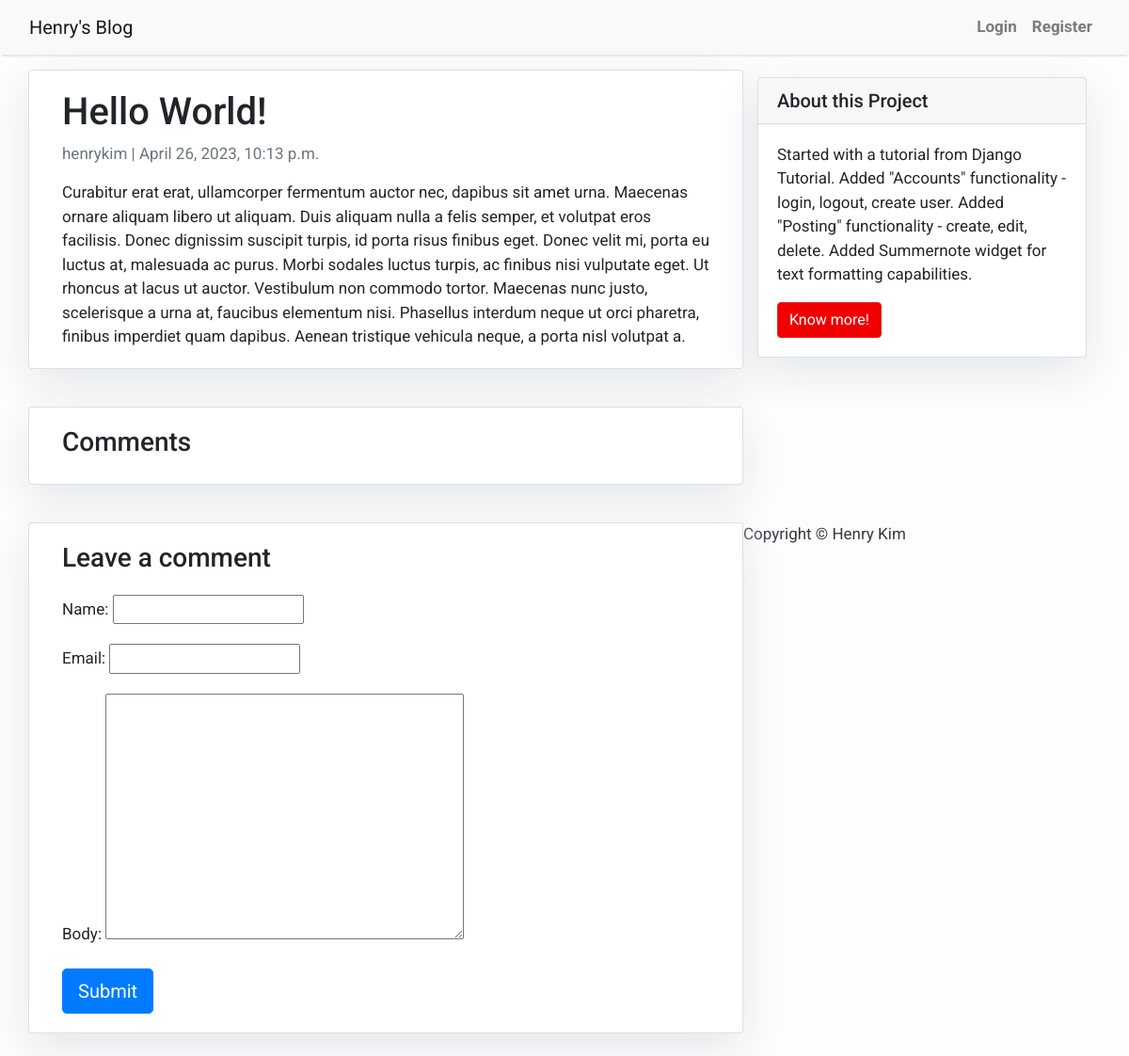
Before: /blog/hello-world/ with the older database file.
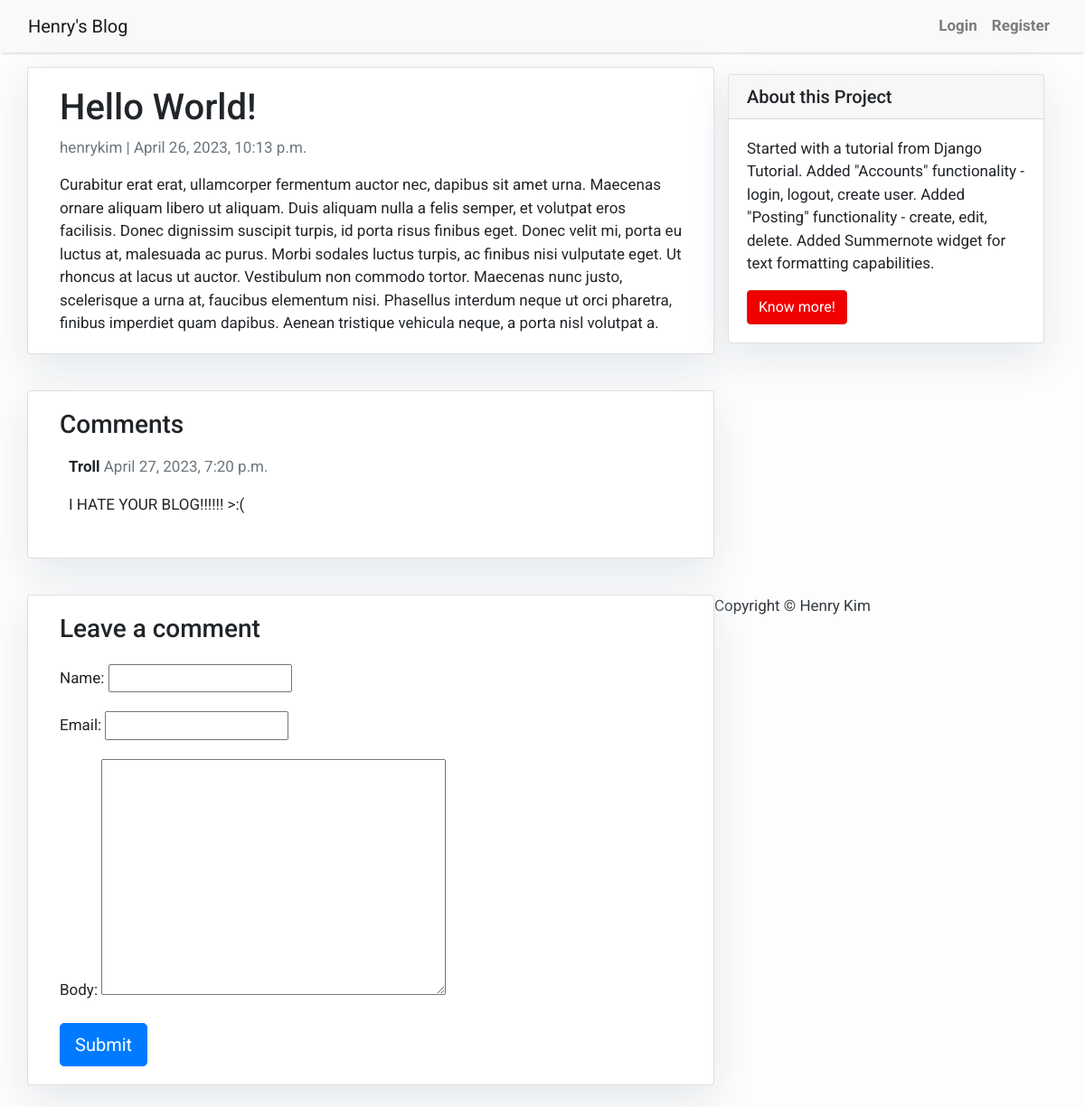
After: the same page with the newer database file.
### blog/models.py (models this page shows, shortened)
class Post(models.Model):
    title = models.CharField(max_length=200, unique=True)
    slug = models.SlugField(max_length=200, unique=True)
    author = models.ForeignKey(
        User,
        related_name="blog_posts",
        on_delete=models.CASCADE,
    )
    updated_on = models.DateTimeField(auto_now=True)
    content = models.TextField()
    created_on = models.DateTimeField(auto_now_add=True)
    status = models.IntegerField(choices=STATUS, default=0)
    class Meta:
        ordering = ["-created_on"] # negative indicates reverse order, so recenty appears first

class Comment(models.Model):
    post = models.ForeignKey(
        Post,
        related_name="comments",
        on_delete=models.CASCADE,
    )
    name = models.CharField(max_length=100)
    email = models.EmailField()
    body = models.TextField()
    created_on = models.DateTimeField(auto_now_add=True)
    active = models.BooleanField(default=False)
    class Meta:
        ordering = ["created_on"]

### blog/views.py (the view)
# urls.py: path("<slug:slug>/", post_details, name="post_detail")
def post_details(request, slug):
    post = get_object_or_404(Post, slug=slug)
    comments = post.comments.filter(active=True)
    new_comment = None
    if request.method == "POST":
        comment_form = CommentForm(data=request.POST)
        if comment_form.is_valid():
            new_comment = comment_form.save(False)
            new_comment.post = post
            new_comment.save()
    else:
        comment_form = CommentForm()
    context = {
        "post": post,
        "object": post,
        "comments": comments,
        "new_comment": new_comment,
        "comment_form": comment_form
    }
    return render(request, "post_detail.html", context)

### blog/forms.py
class CommentForm(ModelForm):
    class Meta:
        model = Comment
        fields = (
            "name",
            "email",
            "body"
        )

### templates/post_detail.html (shortened to what this page needs)
{% extends 'base.html' %} {% block content %}
<div class="container">
  <div class="row">
    <div class="col-md-8 card mb-4  mt-3 left  top">
      <div class="card-body">
        <h1>{% block title %} {{ object.title }} {% endblock title %}</h1>
        <p class=" text-muted">{{ post.author }} | {{ post.created_on }}</p>
        <p class="card-text ">{{ object.content | safe }}</p>
      </div>
    </div>
    {% block sidebar %} {% include 'sidebar.html' %} {% endblock sidebar %}
    <div class="col-md-8 card mb-4  mt-3 ">
      <div class="card-body">
        <h3>Comments</h3>
        {% for comment in comments %}
        <div class="comments" style="padding: 10px;">
          <p class="font-weight-bold">
            {{ comment.name }}
            <span class=" text-muted font-weight-normal">
              {{ comment.created_on }}
            </span>
          </p>
          {{ comment.body | linebreaks }}
        </div>
        {% endfor %}
      </div>
    </div>
    <div class="col-md-8 card mb-4  mt-3 ">
      <div class="card-body">
        {% if new_comment %}
        <div class="alert alert-success" role="alert">
          Your comment is awaiting moderation
        </div>
        {% else %}
        <h3>Leave a comment</h3>
        <form method="post" style="margin-top: 1.3em;">
          {{ comment_form.as_p }}
          <button type="submit" class="btn btn-primary  btn-lg">Submit</button>
        </form>
        {% endif %}
</div>
</div>
{% endblock content %}

### templates/base.html (shortened to what this page needs)
<!DOCTYPE html>
<html>
    <head>
        <link rel="stylesheet" href="https://maxcdn.bootstrapcdn.com/bootstrap/4.0.0/css/bootstrap.min.css"
 />
    </head>
    <body>
        <nav class="navbar navbar-expand-lg navbar-light bg-light shadow" id="mainNav">
            <div class="container-fluid">
                <a class="navbar-brand" href="{% url 'home' %}">Henry's Blog</a>
                <div class="collapse navbar-collapse" id="navbarResponsive">
                    <ul class="navbar-nav ml-auto">
                        {% if user.is_authenticated %}
                        <li class="nav-item text-black">
                            <a class="nav-link text-black font-weight-bold" href="{% url "new_post" %}">New Post</a>
                        </li>
                        <li class="nav-item text-black">
                            <span class="nav-link text-black font-weight-bold">Hello {{ user }}</span>
                        </li>
                        <li class="nav-item text-black">
                            <a class="nav-link text-black font-weight-bold" href="{% url "logout" %}">Logout</a>
                        </li>
                        {% else %}
                        <li class="nav-item text-black">
                            <a class="nav-link text-black font-weight-bold" href="{% url "login" %}">Login</a>
                        </li>
                        <li class="nav-item text-black">
                            <a class="nav-link text-black font-weight-bold" href="{% url "register" %}">Register</a>
                        </li>
                        {% endif %}
                    </ul>
                </div>
            </div>
        </nav>
        {% block content %}{% endblock content %}
        <footer class="py-3 bg-grey">
            <p class="m-0 text-dark text-center ">Copyright &copy; Henry Kim</p>
        </footer>
    </body>
</html>

### templates/sidebar.html (shortened to what this page needs)
{% block sidebar %}
<div class="col-md-4 float-right ">
<div class="card my-4">
        <h5 class="card-header">About this Project</h5>
    <div class="card-body">
        <p class="card-text"> Started with a tutorial from Django Tutorial. Added "Accounts" functionality - login, logout, create user. Added "Posting" functionality - create, edit, delete. Added Summernote widget for text formatting capabilities.</p>
        <a href="#"
           class="btn btn-danger">Know more!</a>
    </div>
</div>
</div>
{% endblock sidebar %}

### templates/base.html (style rules this page uses)
body { font-family: "Roboto", sans-serif; font-size: 17px; background-color: #fdfdfd; }
.shadow { box-shadow: 0 4px 2px -2px rgba(0, 0, 0, 0.1); }
.btn-danger { color: #fff; background-color: #f00000; border-color: #dc281e; }

### templates/sidebar.html (style rules this page uses)
.card { box-shadow: 0 16px 48px #E3E7EB; }

Changed rows visible on the page:
added Comment: name "Troll", created_on "April 27, 2023, 7:20 p.m.", body "I HATE YOUR BLOG!!!!!! >:("
